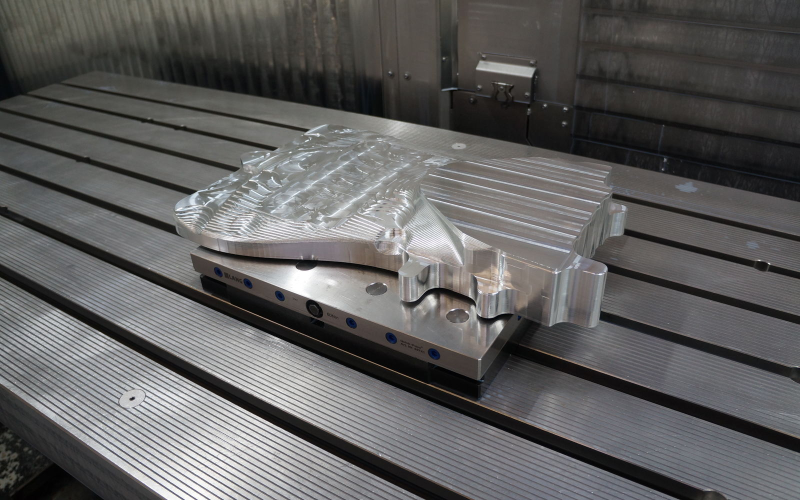
#> input picture assets/img/engineering.jpg, 1600 x 1000 px (shown at 1/2 size)
$ python -i einsetzen.py   (imports and definitions only)
#> lines starting #> are read from the running program, lines starting #| are printed output that depends on the picture; after the words box and inside, x2 and y2 are one past the last pixel; in counts of white or black regions, pixels touching at a corner belong together
#> further down, picture is the input picture: PIL image 1600x1000 RGB; mean R, G, B 95.7, 95, 94.7
# -*- coding: utf-8 -*-
"""Setzt die Fotos in die Bildplaetze der Website.

  python3 -I einsetzen.py <quellordner> <website-ordner>

Grundsaetze:
  * nie hochrechnen - lieber ein kleineres Bild als ein weiches
  * alle Metadaten fallen weg (die Originale tragen teils GPS-Koordinaten)
  * Fotos werden JPEG, Logos bleiben PNG mit Transparenz
"""
import sys, os, json
import numpy as np
from PIL import Image, ImageOps
Image.MAX_IMAGE_PIXELS = 300_000_000
sys.path.insert(0, os.path.dirname(os.path.abspath(__file__)))
import zuordnung as Z

# [1 line that did not run here, left out]
# Optional: nur einen Teil laufen lassen, z. B. "marken"
NUR = sys.argv[3] if len(sys.argv) > 3 else ""
# [1 line that did not run here, left out]
# [1 line that did not run here, left out]

INHALT_W, INHALT_H = 1600, 1000
BG_W, BG_H = 1920, 1280


# [51 lines left out: functions finde, lade, ausschnitt, cover, contain, not called in this run]


def jpeg(im, pfad, q=80, sub=1):
    im.save(pfad, "JPEG", quality=q, optimize=True, progressive=True,
            subsampling=sub)


def png(im, pfad):
    im.save(pfad, "PNG", optimize=True)


def hell(im):
    """Macht aus der dunklen Logofassung die helle fuer dunklen Grund.

    Das Original ist schwarz auf weiss mit rotem Schmetterling und traegt ein
    blasses Wasserzeichen. Gefragt ist die Fassung, die der Kunde auch als
    kleines PNG geliefert hat: weiss auf transparent, Rot bleibt Rot. Die
    Deckkraft kommt also aus der Dunkelheit des Originals, nicht aus einem
    Alphakanal - den hat die Vorlage nicht.
    """
    a = np.asarray(im.convert("RGB")).astype(np.float32)
    r, g, b = a[..., 0], a[..., 1], a[..., 2]
    chroma = a.max(2) - a.min(2)
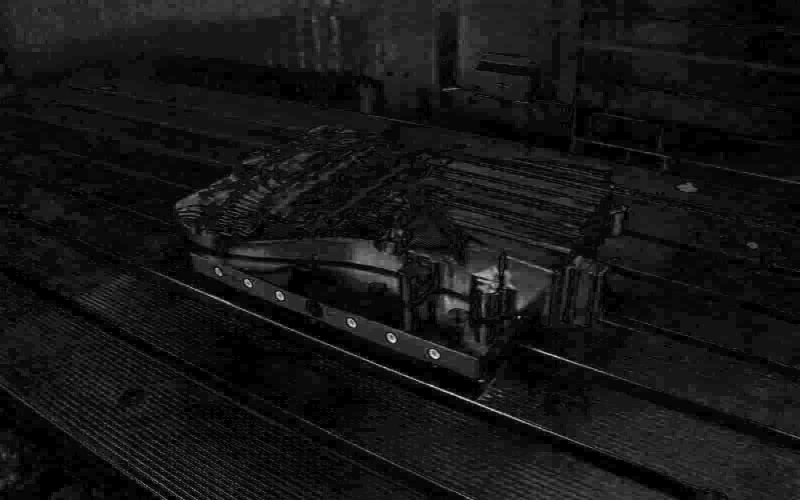
#> chroma: shape (1000, 1600) float32 (shown at 1/2 size); min 0, max 65, mean 5.5; drawn with min black and max white
    L = 0.2126 * r + 0.7152 * g + 0.0722 * b
    rot = (r > g + 40) & (r > b + 40) & (chroma > 55)
#> rot: shape (1000, 1600) bool; every value is 0
    # 0,20 als Schwelle: darunter bleibt das Wasserzeichen als Schleier stehen,
    # darueber brechen die duennen Strichcode-Linien weg.
    deckung = np.where(rot, np.clip((chroma - 55) / 70.0, 0, 1),
                       np.clip((1 - L / 255.0 - 0.20) / 0.58, 0, 1))
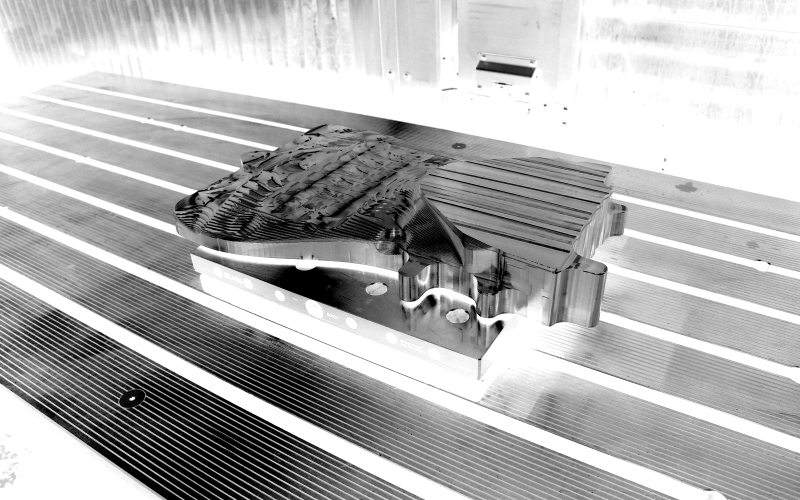
#> deckung: shape (1000, 1600) float32 (shown at 1/2 size); min 0, max 1, mean 0.697
    farbe = np.dstack([np.where(rot, 236, 255),
                       np.where(rot, 56, 255),
                       np.where(rot, 46, 255)])
#> farbe: shape (1000, 1600, 3) int64; every value is 255
    out = Image.fromarray(np.dstack([farbe, deckung * 255]).astype(np.uint8), "RGBA")
    kante = out.getchannel("A").point(lambda v: 255 if v > 10 else 0).getbbox()
#> kante = (0, 0, 1600, 1000)
    return out.crop(kante) if kante else out


bericht = {"ersetzt": [], "umbenannt": [], "uebersprungen": []}

# ---------------------------------------------------------------- Inhalt
# [67 lines not run here, left out]

>>> from PIL import Image
>>> picture = Image.open('../assets/img/engineering.jpg')
>>> result = hell(picture)
